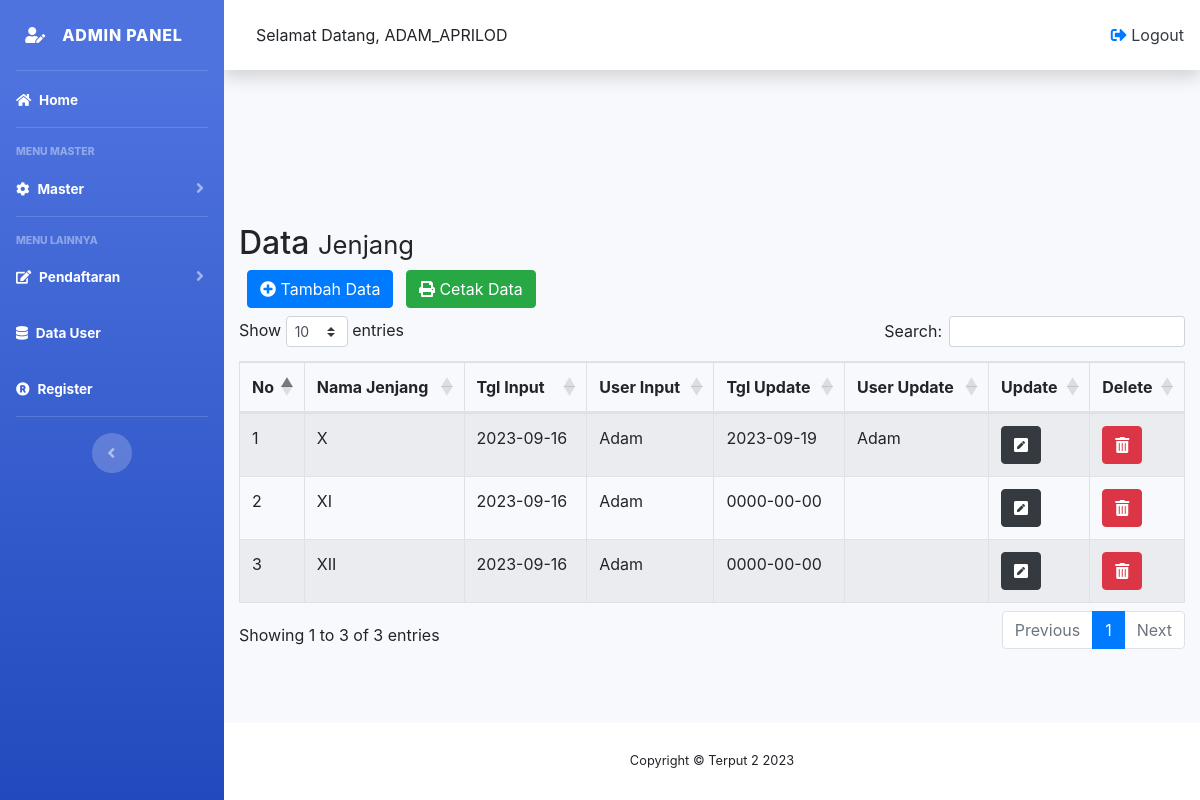
The app's page /panel/admin/data_jenjang.php (signed in) with its own data.
### tables this page shows
CREATE TABLE `jenjang` (
  `id_jenjang` varchar(5) NOT NULL,
  `nama_jenjang` varchar(5) DEFAULT NULL,
  `tgl_input` date DEFAULT NULL,
  `user_input` varchar(10) DEFAULT NULL,
  `tgl_update` date DEFAULT NULL,
  `user_update` varchar(10) DEFAULT NULL
);

### panel/admin/data_jenjang.php (the view, shortened to what this page needs)
<?php
include 'header.php';
?>
<link rel="stylesheet" href="https://cdnjs.cloudflare.com/ajax/libs/twitter-bootstrap/4.5.2/css/bootstrap.css">
<link rel="stylesheet" href="https://cdn.datatables.net/1.13.6/css/dataTables.bootstrap4.min.css">
<body id="page-top">
    <div class="container">
        <div class="x_title">
            <h2>Data <small>Jenjang</small></h2>
    </div>
    <div class="text-muted font-12 m-b-30 mb-2">
        <a href="form_jenjang.php" type="button" class="btn btn-round btn-primary ml-2"><i class="fa fa-plus-circle" aria-hidden="true"></i> Tambah Data</a>
        <a href="laporan/excel_jenjang.php" type="button" class="btn btn-round btn-success ml-2"><i class="fa fa-print" aria-hidden="true"></i> Cetak Data</a>
    </div>
    <table id="example" class="table table-striped table-bordered" style="width:100%">
    <thead>
        <tr>
            <th>No</th>
            <th>Nama Jenjang</th>
            <th>Tgl Input</th>
            <th>User Input</th>
            <th>Tgl Update</th>
            <th>User Update</th>
            <th>Update</th>
            <th>Delete</th>
        </tr>
    </thead>
    <tbody>
        <?php
        include 'conn.php';
        $no = 1;
        $query = "SELECT *
        FROM jenjang";
        $sql = mysqli_query($conn, $query);
        while ($data = mysqli_fetch_assoc($sql)) {
        ?>
            <tr>
                <td><?= $no++; ?></td>
                <td><?= $data['nama_jenjang']; ?></td>
                <td><?= $data['tgl_input']; ?></td>
                <td><?= $data['user_input']; ?></td>
                <td><?= $data['tgl_update']; ?></td>
                <td><?= $data['user_update']; ?></td>
                <td><a class="btn btn-dark" type="button" href="edit_jenjang.php?id_jenjang=<?= $data['id_jenjang']; ?>"><i class="fas fa-pen-square" style="color: #ffffff;"></i></a></td>
                <td><a class="btn btn-danger" type="button" onclick="return confirm('Data akan di Hapus?')" href="hapus_jenjang.php?id_jenjang=<?= $data['id_jenjang']; ?>"><i class="fas fa-trash-alt" aria-hidden="true"></i></a></td>
            </tr>
        <?php
        }
        ?>
    </tbody>
    </table><br><br><br>
    </div>
<?php include "footer.php";?>

### records on screen
jenjang: nama_jenjang "X", tgl_input "2023-09-16", user_input "Adam", tgl_update "2023-09-19", user_update "Adam"
jenjang: nama_jenjang "XI", tgl_input "2023-09-16", user_input "Adam", tgl_update "0000-00-00"
jenjang: nama_jenjang "XII", tgl_input "2023-09-16", user_input "Adam", tgl_update "0000-00-00"

### other values on screen
$_SESSION['username'] "ADAM_APRILOD"
